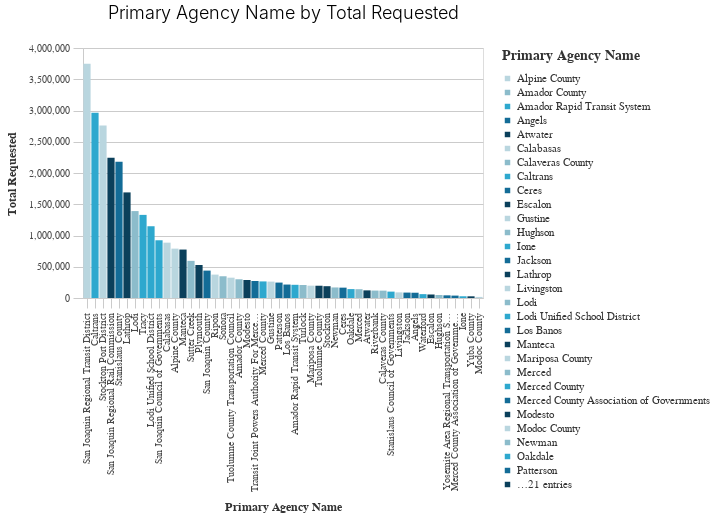

Notebook code cell kept with this figure:
### Code cell
_dla_utils.basic_bar_chart((((_dla_utils.calculate_data_all(df, 'total_requested', 'primary_agency_name', aggfunc="mean"))
                          >>arrange(-_.total_requested)).head(50)
                        ), 'primary_agency_name','total_requested', 'primary_agency_name', subset
                       )

### Figure 1 — Vega-Lite specification as saved in the notebook (floating-point values rounded to 4 significant figures)
{"config": {"view": {"continuousWidth": 400, "continuousHeight": 300}, "axis": {"domainColor": "#cbcbcb", "grid": true, "gridColor": "#cbcbcb", "gridWidth": 1, "labelColor": "#474747", "labelFont": "Nunito Sans", "labelFontSize": 10, "labelPadding": 4, "tickColor": "#cbcbcb", "tickSize": 10, "titleColor": "#333", "titleFont": "Raleway", "titleFontSize": 12, "titlePadding": 10}, "axisBand": {"grid": false}, "background": "white", "font": "Raleway", "header": {"labelFont": "Nunito Sans", "titleFont": "Raleway"}, "legend": {"labelColor": "#333", "labelFont": "Nunito Sans", "labelFontSize": 11, "labelLimit": 0, "padding": 1, "symbolSize": 30, "symbolType": "square", "titleColor": "#333", "titleFont": "Raleway", "titleFontSize": 14, "titlePadding": 10}, "title": {"anchor": "middle", "font": "Raleway", "fontSize": 18, "fontWeight": 300, "offset": 20}}, "data": {"name": "data-47936fb49dfe99e8e4a75fa569e83428"}, "mark": "bar", "encoding": {"color": {"field": "primary_agency_name", "legend": {"title": "Primary Agency Name"}, "scale": {"range": ["#B9D6DF", "#8CBCCB", "#2EA8CE", "#136C97", "#0B405B"]}, "type": "nominal"}, "x": {"field": "primary_agency_name", "sort": "-y", "title": "Primary Agency Name", "type": "nominal"}, "y": {"field": "total_requested", "title": "Total Requested", "type": "quantitative"}}, "height": 250, "title": "Primary Agency Name by Total Requested", "width": 400, "$schema": "https://vega.github.io/schema/vega-lite/v4.17.0.json", "datasets": {"data-47936fb49dfe99e8e4a75fa569e83428": [{"primary_agency_name": "San Joaquin Regional Transit District", "total_requested": 3748000.0}, {"primary_agency_name": "Caltrans", "total_requested": 2965000.0}, {"primary_agency_name": "Stockton Port District", "total_requested": 2760000.0}, {"primary_agency_name": "San Joaquin Regional Rail Commission", "total_requested": 2244000.0}, {"primary_agency_name": "Stanislaus County", "total_requested": 2180000.0}, {"primary_agency_name": "Lathrop", "total_requested": 1690000.0}, {"primary_agency_name": "Lodi", "total_requested": 1391000.0}, {"primary_agency_name": "Tracy", "total_requested": 1330000.0}, {"primary_agency_name": "Lodi Unified School District", "total_requested": 1148000.0}, {"primary_agency_name": "San Joaquin Council of Governments", "total_requested": 923700.0}, {"primary_agency_name": "Calabasas", "total_requested": 885500.0}, {"primary_agency_name": "Alpine County", "total_requested": 790100.0}, {"primary_agency_name": "Manteca", "total_requested": 775100.0}, {"primary_agency_name": "Sutter Creek", "total_requested": 594300.0}, {"primary_agency_name": "Plymouth", "total_requested": 528200.0}, {"primary_agency_name": "San Joaquin County", "total_requested": 438400.0}, {"primary_agency_name": "Ripon", "total_requested": 374400.0}, {"primary_agency_name": "Sonora", "total_requested": 347900.0}, {"primary_agency_name": "Tuolumne County Transportation Council", "total_requested": 325200.0}, {"primary_agency_name": "Amador County", "total_requested": 299700.0}, {"primary_agency_name": "Modesto", "total_requested": 288500.0}, {"primary_agency_name": "Transit Joint Powers Authority For Merced County", "total_requested": 272300.0}, {"primary_agency_name": "Merced County", "total_requested": 265300.0}, {"primary_agency_name": "Gustine", "total_requested": 262200.0}, {"primary_agency_name": "Patterson", "total_requested": 246700.0}, {"primary_agency_name": "Los Banos", "total_requested": 215200.0}, {"primary_agency_name": "Amador Rapid Transit System", "total_requested": 211100.0}, {"primary_agency_name": "Turlock", "total_requested": 208300.0}, {"primary_agency_name": "Mariposa County", "total_requested": 197400.0}, {"primary_agency_name": "Tuolumne County", "total_requested": 196200.0}, {"primary_agency_name": "Stockton", "total_requested": 188800.0}, {"primary_agency_name": "Newman", "total_requested": 168800.0}, {"primary_agency_name": "Ceres", "total_requested": 165600.0}, {"primary_agency_name": "Oakdale", "total_requested": 142400.0}, {"primary_agency_name": "Merced", "total_requested": 140800.0}, {"primary_agency_name": "Atwater", "total_requested": 122000.0}, {"primary_agency_name": "Riverbank", "total_requested": 118800.0}, {"primary_agency_name": "Calaveras County", "total_requested": 117900.0}, {"primary_agency_name": "Stanislaus Council of Governments", "total_requested": 102100.0}, {"primary_agency_name": "Livingston", "total_requested": 89990.0}, {"primary_agency_name": "Jackson", "total_requested": 86600.0}, {"primary_agency_name": "Angels", "total_requested": 84350.0}, {"primary_agency_name": "Waterford", "total_requested": 61800.0}, {"primary_agency_name": "Escalon", "total_requested": 56080.0}, {"primary_agency_name": "Hughson", "total_requested": 48070.0}, {"primary_agency_name": "Yosemite Area Regional Transportation System JPA", "total_requested": 42500.0}, {"primary_agency_name": "Merced County Association of Governments", "total_requested": 38410.0}, {"primary_agency_name": "Ione", "total_requested": 27660.0}, {"primary_agency_name": "Yuba County", "total_requested": 26970.0}, {"primary_agency_name": "Modoc County", "total_requested": 17420.0}]}}
